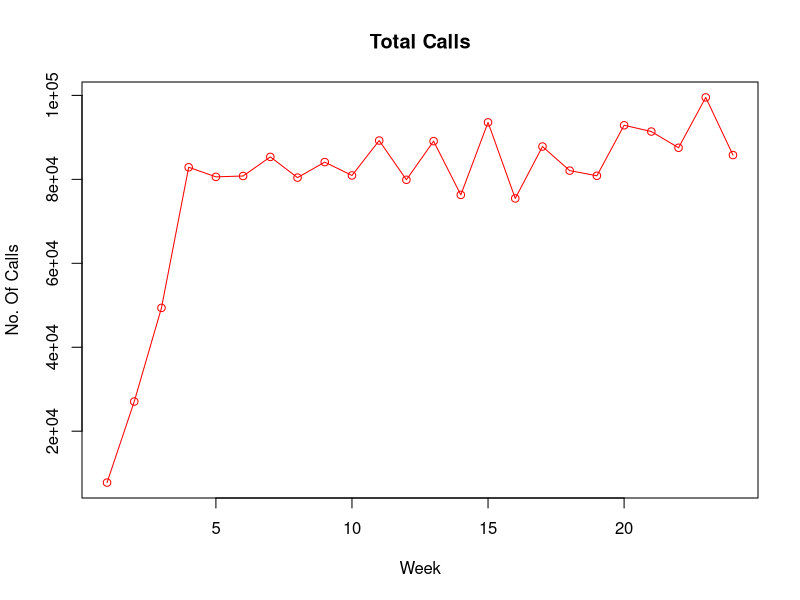

Recreate this plot in R.

tx_data <- read.csv("./data/0104_exploratory_data_analysis/05_data_visualisation/TelecomData_WeeklyData.csv", header = TRUE)

tx_trend <- aggregate(Calls ~ Week, data = tx_data, FUN = sum)

plot(tx_trend, main = "Total Calls", xlab = "Week", ylab = "No. Of Calls", type = "o", col = "red")
